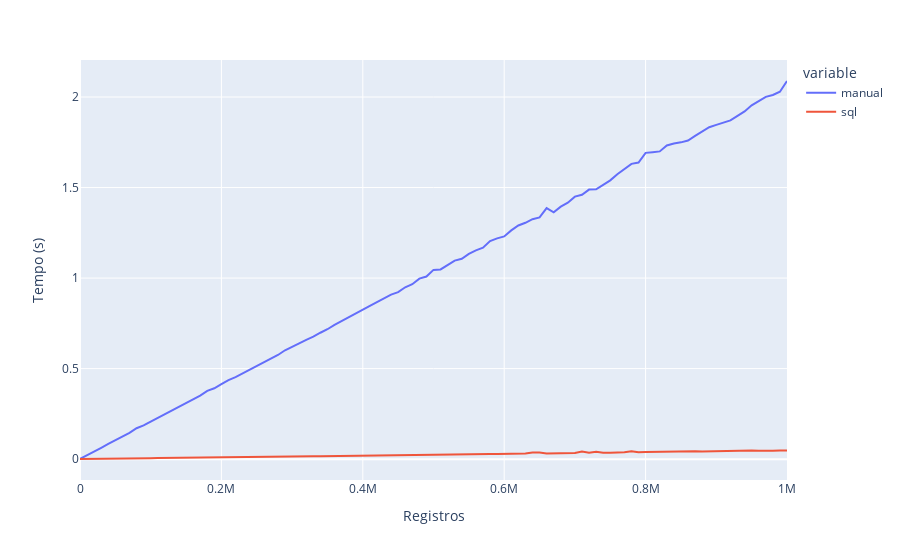

Notebook source saved alongside this figure:
### Code cell
import plotly.express as px
import pandas

x = np.linspace(0, 1_000_000, len(manual_times))
df = pandas.DataFrame({"count": x, "manual": manual_times, "sql": sql_times})

fig = px.line(df, x="count", y=["manual", "sql"], labels={"value": "Tempo (s)", "count": "Registros"})

fig.show()
